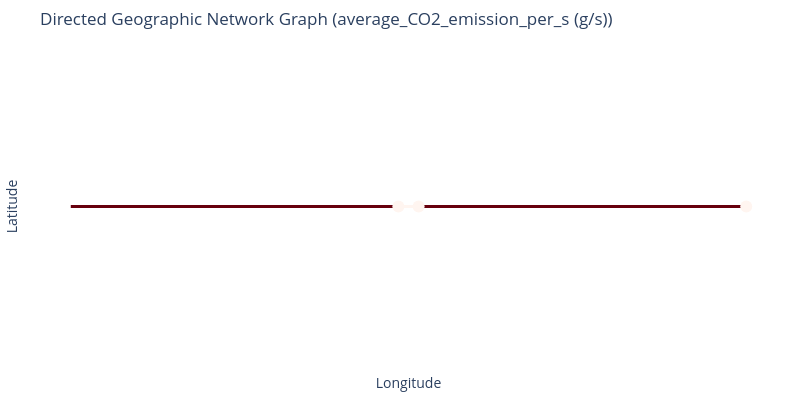

The notebook cell this image was saved under:
### Code cell
fig = plot_gdf_eventtable(gdf_eventtable_energy_fuel, attr='average_CO2_emission_per_s (g/s)')
fig.show()

### Figure 1 — Plotly figure (JSON) as saved in the notebook; plotly's stock layout.template omitted (floating-point values rounded to 4 significant figures)
{"data": [{"hovertext": "average_CO2_emission_per_s (g/s): 20.785805705613946", "line": {"color": "rgb(255, 245, 240)", "width": 3}, "mode": "lines", "type": "scatter", "x": [-0.001347, 0.001347], "y": [0, 0]}, {"hovertext": "average_CO2_emission_per_s (g/s): 20.785805733479926", "line": {"color": "rgb(255, 245, 240)", "width": 3}, "mode": "lines", "type": "scatter", "x": [-0.001797, -0.001347], "y": [0, 0]}, {"hovertext": "average_CO2_emission_per_s (g/s): 191.30494199945207", "line": {"color": "rgb(103, 0, 13)", "width": 3}, "mode": "lines", "type": "scatter", "x": [-0.00512, -0.001797], "y": [0, 0]}, {"hovertext": "average_CO2_emission_per_s (g/s): 191.17556658181036", "line": {"color": "rgb(103, 0, 13)", "width": 3}, "mode": "lines", "type": "scatter", "x": [-0.04492, -0.00512], "y": [0, 0]}, {"hovertext": "average_CO2_emission_per_s (g/s): 20.785805635949004", "line": {"color": "rgb(255, 245, 240)", "width": 3}, "mode": "lines", "type": "scatter", "x": [0.001347, 0.001797], "y": [0, 0]}, {"hovertext": "average_CO2_emission_per_s (g/s): 191.3049419994521", "line": {"color": "rgb(103, 0, 13)", "width": 3}, "mode": "lines", "type": "scatter", "x": [0.001797, 0.00512], "y": [0, 0]}, {"hovertext": "average_CO2_emission_per_s (g/s): 191.17556658181033", "line": {"color": "rgb(103, 0, 13)", "width": 3}, "mode": "lines", "type": "scatter", "x": [0.00512, 0.04492], "y": [0, 0]}, {"hovertext": "average_CO2_emission_per_s (g/s): 17.486946930118194", "marker": {"color": "rgb(255, 245, 240)", "size": 12}, "mode": "markers", "type": "scatter", "x": [-0.001347], "y": [0]}, {"hovertext": "average_CO2_emission_per_s (g/s): 17.486946930118194", "marker": {"color": "rgb(255, 245, 240)", "size": 12}, "mode": "markers", "type": "scatter", "x": [0.001347], "y": [0]}, {"hovertext": "average_CO2_emission_per_s (g/s): 17.486946930118194", "marker": {"color": "rgb(255, 245, 240)", "size": 12}, "mode": "markers", "type": "scatter", "x": [0.04492], "y": [0]}], "layout": {"height": 400, "margin": {"b": 20, "l": 20, "r": 20, "t": 50}, "plot_bgcolor": "white", "showlegend": false, "title": {"text": "Directed Geographic Network Graph (average_CO2_emission_per_s (g/s))"}, "width": 800, "xaxis": {"range": [-0.04941, 0.04941], "showgrid": false, "showticklabels": false, "title": {"text": "Longitude"}, "zeroline": false}, "yaxis": {"range": [-1, 1], "showgrid": false, "showticklabels": false, "title": {"text": "Latitude"}, "zeroline": false}}}
